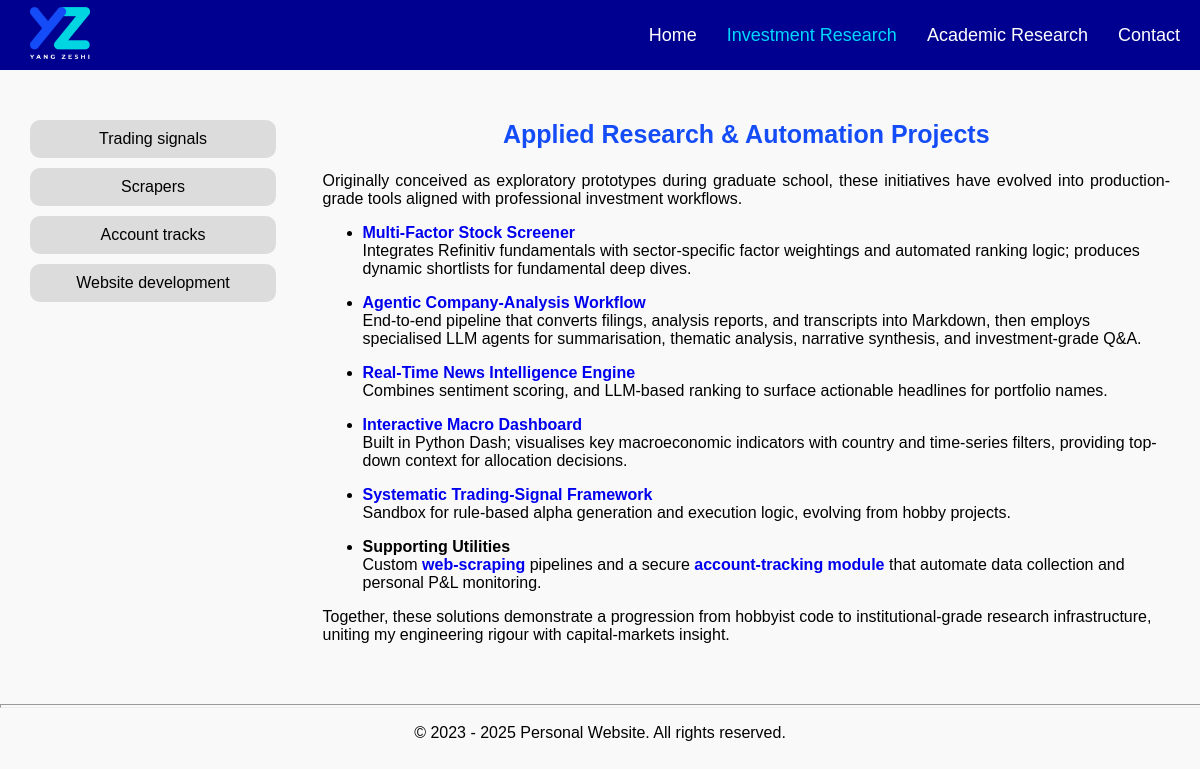
Page /investment_research/ on the earlier database version.
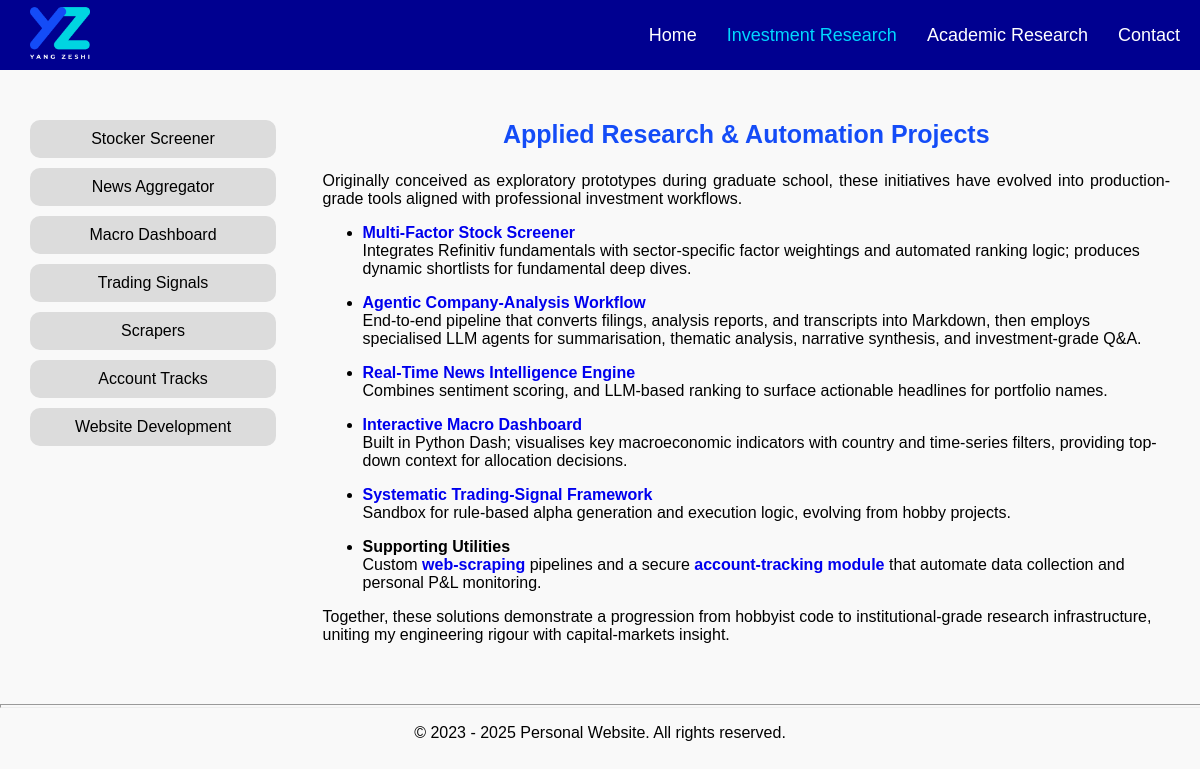
Same page on the later database version.
### tables this page shows
CREATE TABLE programming_projects (
    id INTEGER PRIMARY KEY AUTOINCREMENT,
    title TEXT NOT NULL,
    content TEXT NOT NULL,
    full_title TEXT NOT NULL
);

### app.py (the view)
@programming_bp.route('/')
def programming():
    db = get_db()
    cursor = db.execute('SELECT * FROM programming_projects')
    intros = cursor.fetchall()
    session['intro_id'] = 0
    return render_template('investment_research.html',intros=intros)

### app.py (called while the page is built)
def get_db():
    if 'db' not in g:
        g.db = sqlite3.connect(
            current_app.config['DATABASE'],
            detect_types=sqlite3.PARSE_DECLTYPES
        )
        g.db.row_factory = sqlite3.Row
    return g.db

@app.teardown_appcontext
def close_connection(exception):
    db = getattr(g, '_database', None)
    if db is not None:
        db.close()

@app.context_processor
def inject_intros():
    db = get_db()
    research_cursor = db.execute('SELECT * FROM research_projects')
    research_intros = research_cursor.fetchall()
    programming_cursor = db.execute('SELECT * FROM programming_projects')
    programming_intros = programming_cursor.fetchall()
    intro_id = session.get('intro_id')
    return dict(research_intros=research_intros, programming_intros=programming_intros, intro_id=intro_id)

### templates/investment_research.html (shortened to what this page needs)
<!DOCTYPE html>
{% extends 'base.html' %}
{% block content %}
<html>
<head>
    <link rel="stylesheet" type="text/css" href="{{ url_for('static', filename='styles/main.css') }}">
</head>
<body>
  <div class="grid-container">
    <div class="grid1">
      {% include 'programming projects/project_tree.html' %}
    </div>
    <div class="grid2">
      <div class="wrapper">
        <div class="section">
          <p style="color: #144cf7;font-weight: bold;font-size: 25px;text-align: center; margin-top: 20px;">Applied Research &amp; Automation Projects</p>
          <p style="white-space: pre-line; line-height: normal+5px;text-align: justify; margin-top: 0px;">
              Originally conceived as exploratory prototypes during graduate school, these initiatives have evolved into production-grade tools aligned with professional investment workflows.</p>
              <ul>
                <li>
                  <strong><a href="/investment_research/1">Multi-Factor Stock Screener</a></strong><br>
                  Integrates Refinitiv fundamentals with sector-specific factor weightings and automated ranking logic; produces dynamic shortlists for fundamental deep dives.
                </li>
                <li>
                  <strong><a href="/investment_research/2">Agentic Company-Analysis Workflow</a></strong><br>
                  End-to-end pipeline that converts filings, analysis reports, and transcripts into Markdown, then employs specialised LLM agents for summarisation, thematic analysis, narrative synthesis, and investment-grade Q&amp;A.
                </li>
                <li>
                  <strong><a href="/investment_research/3">Real-Time News Intelligence Engine</a></strong><br>
                  Combines sentiment scoring, and LLM-based ranking to surface actionable headlines for portfolio names.
                </li>
                <li>
                  <strong><a href="/investment_research/4">Interactive Macro Dashboard</a></strong><br>
                  Built in Python&nbsp;Dash; visualises key macroeconomic indicators with country and time-series filters, providing top-down context for allocation decisions.
                </li>
                <li>
                  <strong><a href="/investment_research/5">Systematic Trading-Signal Framework</a></strong><br>
                  Sandbox for rule-based alpha generation and execution logic, evolving from hobby projects.
                </li>
                <li>
                  <strong>Supporting Utilities</a></strong><br>
                  Custom <a href="/investment_research/6">web-scraping</a> pipelines and a secure <a href="/investment_research/7">account-tracking module</a> that automate data collection and personal P&amp;L monitoring.
                </li>
              </ul>
            <p>
              Together, these solutions demonstrate a progression from hobbyist code to institutional-grade research infrastructure, uniting my engineering rigour with capital-markets insight.
            </p>
        </div>
      </div>
    </div>
  </div>
        <hr>
  </body>
</html>
{% endblock %}

### templates/programming projects/project_tree.html
<link rel="stylesheet" type="text/css" href="{{ url_for('static', filename='styles/main.css') }}">
<div class="project-list" style="grid-template-columns: 0.8fr; margin-top: 20px; justify-content: start;">
  {% for project in programming_intros %}
  <a href="{{ url_for('show_intro_2', intro_id=project['id']) }}" class="widget {% if project['id'] == intro_id %}highlight{% endif %}">{{ project['title'] }}</a>
  {% endfor %}
</div>

Differences in the rows shown:
removed programming_projects: title "Account tracks"
removed programming_projects: title "Website development"
changed programming_projects: title "Trading signals" → "Stocker Screener"
added programming_projects: title "News Aggregator"
added programming_projects: title "Macro Dashboard"
added programming_projects: title "Trading Signals"
added programming_projects: title "Account Tracks"
added programming_projects: title "Website Development"
